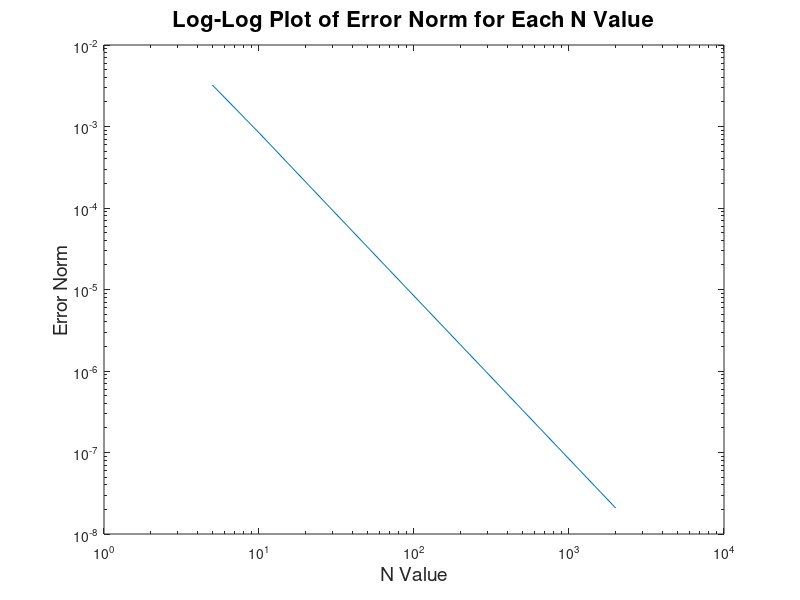
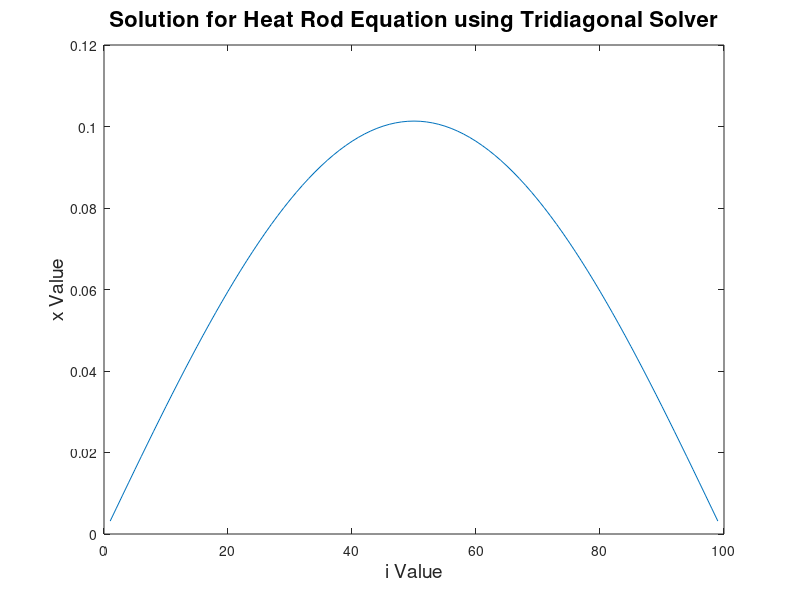
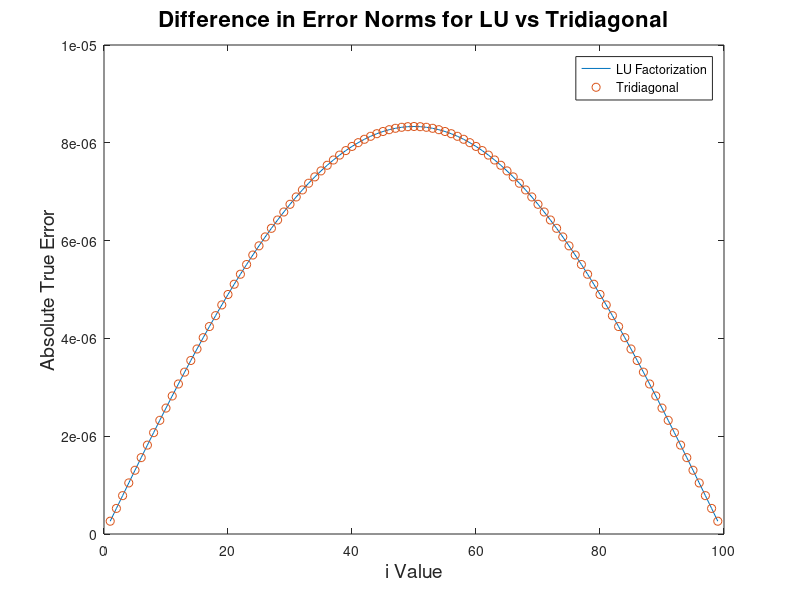

These figures' MATLAB source, in order:
function [] = TEAM2PS03Q3()


function x = Tridiag(e,f,g,r)
% Tridiag: Tridiagonal equation solver banded system
% x = Tridiag(e,f,g,r): Tridiagonal system solver.
% input:
% e = subdiagonal vector
% f = diagonal vector
% g = superdiagonal vector
% r = right hand side vector
% output:
% x = solution vector
n=length(f);
% forward elimination
for k = 2:n
    factor = e(k)/f(k-1);
    f(k) = f(k) - factor*g(k-1);
    r(k) = r(k) - factor*r(k-1);
end
% back substitution
x(n) = r(n)/f(n);
for k = n-1:-1:1
    x(k) = (r(k)-g(k)*x(k+1))/f(k);
end
end


nVec = [5 10 20 40 80 200 500 1000 2000];
errNorm = zeros(1,length(nVec));

for i = 1:length(nVec)
    nVal = nVec(i);
    h = 1/nVal;
    diagVec = zeros(1, nVal-1);
    diagVec2 = zeros(1, nVal-2);
    bVec = zeros(nVal-1, 1);
    xExact = zeros(nVal-1, 1);
    
    
    for j = 1:nVal-1
        diagVec(j) = 2;
    end
    for j = 1:nVal-2
        diagVec2(j) = -1;
    end
    for j = 1:nVal-1
        bVec(j,1) = h^2*sin(pi*h*j);
        xExact(j,1) = sin(pi*h*j)/pi^2;
    end
    A = diag(diagVec) + diag(diagVec2, 1) + diag(diagVec2, -1);
    
    [L,U,P] = lu(A);
    xSol = U \ ( L \ ( P * bVec ) );
    errVec = abs(xExact - xSol);
    errNorm(i) = max(errVec);
    
    
    
end

figure(1);
loglog(nVec, errNorm);
title('Log-Log Plot of Error Norm for Each N Value', 'FontSize', 16);
xlabel('N Value', 'FontSize', 14);
ylabel('Error Norm', 'FontSize', 14);


nVal = 100;

h = 1/nVal;
diagVec = zeros(1, nVal-1);
diagVec2 = zeros(1, nVal-2);
bVec = zeros(nVal-1, 1);
iVec = zeros(1, nVal-1);
xExact = zeros(nVal-1, 1);
A = zeros(nVal-1, nVal-1);
    
for j = 1:nVal-1
    diagVec(j) = 2;
end
for j = 1:nVal-2
    diagVec2(j) = -1;
end
for j = 1:nVal-1
    bVec(j,1) = h^2*sin(pi*h*j);
    xExact(j,1) = sin(pi*h*j)/pi^2;
    iVec(j) = j;
end
A = diag(diagVec) + diag(diagVec2, 1) + diag(diagVec2, -1);
iVec = iVec.';

[L,U,P] = lu(A);
xSol = U \ ( L \ ( P * bVec ) );
errVec = abs(xExact - xSol);
    
    
    

xTriD = Tridiag([0 diagVec2], diagVec, [diagVec2 0], bVec);
xTriD = xTriD.';
errVecSave = errVec;
errVec2 = abs(xTriD - xExact);
fprintf('The max error in the Thomas Algorith is %e\n', max(errVec2));
figure(2);
plot(iVec, xTriD);
title('Solution for Heat Rod Equation using Tridiagonal Solver', 'Fontsize', 16);
xlabel('i Value','Fontsize',14);
ylabel('x Value','Fontsize',14);


figure(3);
plot(iVec, errVecSave, iVec, errVec2, 'o');
title('Difference in Error Norms for LU vs Tridiagonal', 'Fontsize', 16);
xlabel('i Value','Fontsize',14);
ylabel('Absolute True Error','Fontsize',14);
legend('LU Factorization','Tridiagonal');


time_LU = zeros(1, 100);
time_Thom = zeros(1, 100);
diagVec = zeros(1, nVal-1);
diagVec2 = zeros(1, nVal-2);
bVec = zeros(nVal-1, 1);

for j = 1:nVal-1
    diagVec(j) = 2;
end
for j = 1:nVal-2
    diagVec2(j) = -1;
end
for j = 1:nVal-1
    bVec(j,1) = h^2*sin(pi*h*j);
end
A = diag(diagVec) + diag(diagVec2, 1) + diag(diagVec2, -1);


for i = 1:100
    tic;
    [L,U,P] = lu(A);
    xSol = U \ ( L \ ( P * bVec ) );
    time_LU(i) = toc;
    tic;
    xTriD = Tridiag([0 diagVec2], diagVec, [diagVec2 0], bVec);
    time_Thom(i) = toc;
end

avgLU = mean(time_LU);
avgThom = mean(time_Thom);

fprintf('The average wallclock time for LU is %e\n', avgLU);
fprintf('The average wallclock time for Thomas is %e\n', avgThom);

end